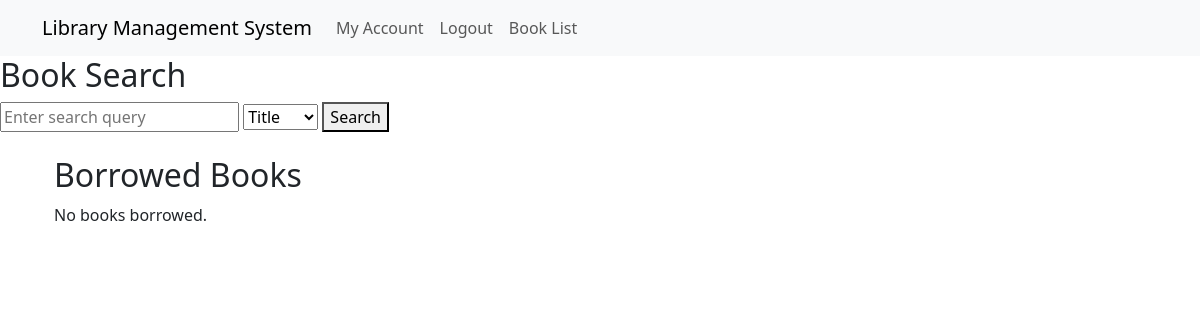
The app's page /user/borrowed-books/ (signed in), older data.
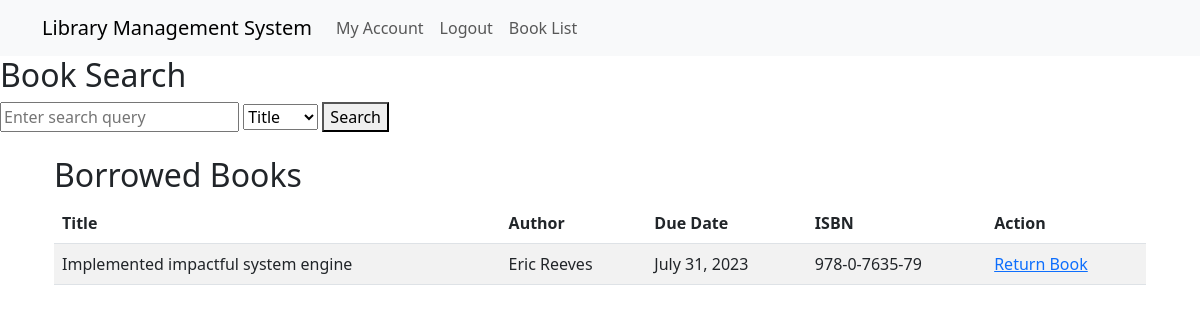
The same page, newer data.
### management_book/models.py (models this page shows, shortened)
class BorrowedBook(models.Model):
    user = models.ForeignKey(User, on_delete=models.CASCADE)
    book = models.ForeignKey(Book_list, on_delete=models.CASCADE)
    borrow_date = models.DateField(auto_now_add=True)
    due_date = models.DateField()
    return_date = models.DateField(null=True, blank=True)
    fine_amount = models.DecimalField(max_digits=8, decimal_places=2, default=0.0)

class Book_list(models.Model):
    title = models.CharField(max_length=255)
    author = models.CharField(max_length=255)
    isbn = models.CharField(max_length=20, primary_key=True)
    publication_date = models.DateField()
    genre = models.CharField(max_length=100)
    availability = models.BooleanField(default=True)
    quantity = models.PositiveIntegerField(default=0)
    wishlist = models.ManyToManyField(User, related_name='Wishlist', blank=True)
    reserved_by = models.ForeignKey(
        settings.AUTH_USER_MODEL,
        on_delete=models.SET_NULL,
        blank=True,
        null=True,
        related_name='reserved_books'
    )

### user_mangement/views.py (the view)
# urls.py: path('borrowed-books/', views.borrowed_books, name='borrowed_books'),
@login_required
def borrowed_books(request):
    borrowed_books = BorrowedBook.objects.filter(user=request.user)
    return render(request, 'borrowed_books.html', {'borrowed_books': borrowed_books})

### management_book/views.py (called while the page is built)
def random_book(request):
    random_book = Book_list.objects.order_by('?').first()
    return {'random_book': random_book}

### user_mangement/templates/borrowed_books.html
{% extends 'base.html' %}
{% block content %}
  <div class="container">
    <h2>Borrowed Books</h2>
    {% if borrowed_books %}
      <table class="table table-striped">
        <thead>
          <tr>
            <th>Title</th>
            <th>Author</th>
            <th>Due Date</th>
            <th>ISBN</th>
            <th>Action</th>
          </tr>
        </thead>
        <tbody>
          {% for borrowed_book in borrowed_books %}
            <tr>
              <td>{{ borrowed_book.book.title }}</td>
              <td>{{ borrowed_book.book.author }}</td>
              <td>{{ borrowed_book.due_date }}</td>
              <td>{{borrowed_book.book.isbn }}</td>
              <td><a href="{% url 'return_book' borrowed_book_id=borrowed_book.book.isbn %}">Return Book</a></td>
            </tr>
          {% endfor %}
        </tbody>
      </table>
    {% else %}
      <p>No books borrowed.</p>
    {% endif %}
  </div>
{% endblock %}

### management_book/templates/base.html (shortened to what this page needs)
<!DOCTYPE html>
<html lang="en">
<head>
  <link rel="stylesheet" href="https://cdn.jsdelivr.net/npm/bootstrap@5.3.0/dist/css/bootstrap.min.css">
</head>
<body>
  <nav class="navbar navbar-expand-lg navbar-light bg-light">
    <div class="container">
      <a class="navbar-brand" href="{% url 'base' %}">Library Management System</a>
      <div class="collapse navbar-collapse" id="navbarNav">
        <ul class="navbar-nav ml-auto">
          {% if not user.is_authenticated%}
            <li class="nav-item">
              <a class="nav-link" href="{% url 'user_login' %}">Login</a>
            </li>
            <li class="nav-item">
              <a class="nav-link" href="{% url 'user_register' %}">Register</a>
            </li>
          {% else %}
            <li class="nav-item">
              <a class="nav-link" href="{% url 'my_account' %}">My Account</a>
            </li>
            <li class="nav-item">
              <a class="nav-link" href="{% url 'user_logout' %}">Logout</a>
            </li>
          {% endif %}
          <li class="nav-item">
            <a class="nav-link" href="{% url 'all_books' %}">Book List</a>
          </li>
        </ul>
      </div>
    </div>
  </nav>
  <div>
<h2>Book Search</h2>
<form method="GET" action="{% url 'book_search' %}">
  <div class="search-bar">
    <input type="text" name="search_query" placeholder="Enter search query" value="{{ form.search_query.value }}">
    <select name="search_option">
      <option value="title" {% if form.search_option.value == 'title' %}selected{% endif %}>Title</option>
    </select>
    <button type="submit">Search</button>
  </div>
</form>
  <div class="container mt-4">
    {% block content %}
    {% endblock %}
  </div>
</body>
</html>

Row changes from the older to the newer data that the page shows:
added BorrowedBook: book "Implemented impactful system engine", book.author "Eric Reeves", due_date "July 31, 2023", book.isbn "978-0-7635-79"
Text that changed along with them:
text no longer shown: "No books borrowed."
text now shown: "Title Author Due Date ISBN Action"
